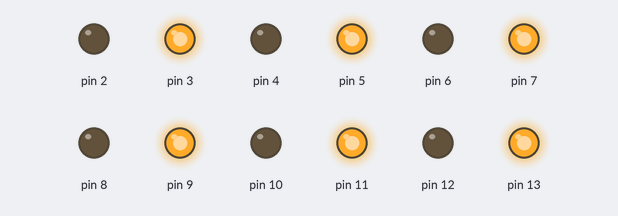
The sketch below on a simulated Arduino Uno, built with avr-gcc and run on an emulated ATmega328P. Shown: output pins drawn as LEDs (lit = HIGH).

Above: at 0.05 s.
At 3.99 s:
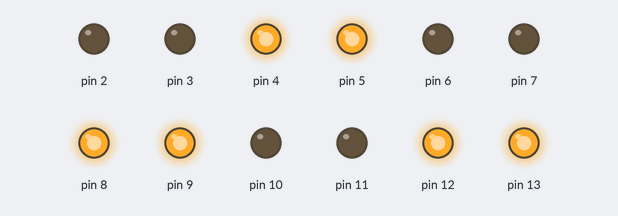
At 5.91 s:
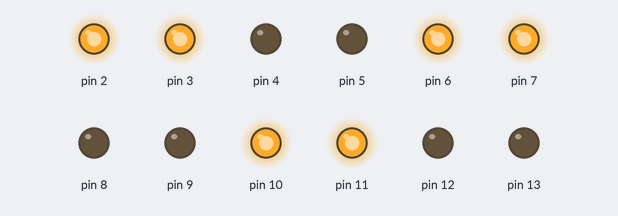
At 7.89 s:
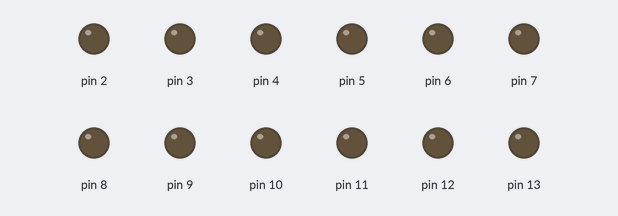
At 11.79 s:
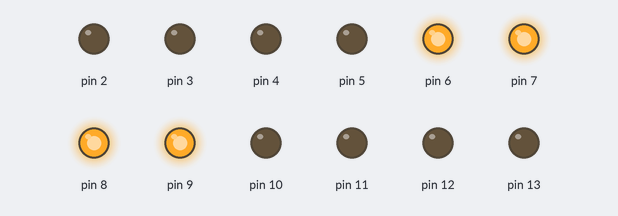
At 15.79 s:
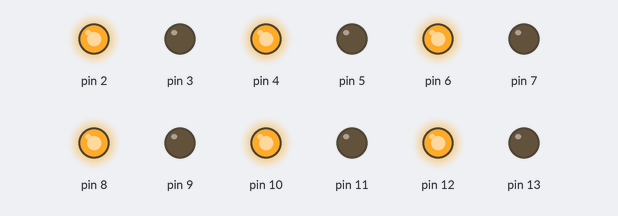
Timing chart, 0 to 16.1 s (numbered marks = the images above):
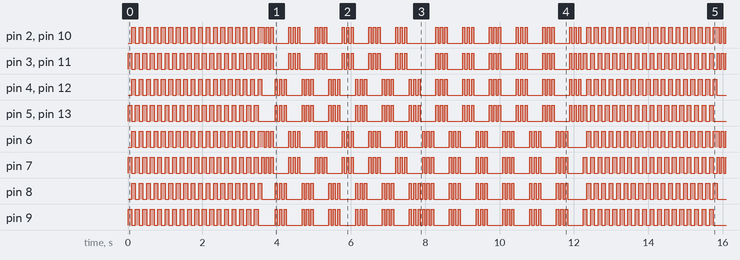

The sketch:

flasher_DOS.ino
```cpp
byte x = 0;
byte i = 0;
byte j = 0;
byte modes[5]{0,1,1,1,0};
void setup() {
  // initialize digital pin 13 as an output.
  pinMode(13, OUTPUT);
   pinMode(12, OUTPUT);
    pinMode(11, OUTPUT);
    pinMode(10, OUTPUT);
   pinMode(9, OUTPUT);
    pinMode(8, OUTPUT);
    pinMode(7, OUTPUT);
   pinMode(6, OUTPUT);
    pinMode(5, OUTPUT);
    pinMode(4, OUTPUT);
   pinMode(3, OUTPUT);
    pinMode(2, OUTPUT);
}

void loop() {
if(modes[0] == 1){
  for(j=0;j<2;j++){ //mode repeat
  for(i=2; i<14; i++){
digitalWrite(i, HIGH);
delay(40);
digitalWrite(i, LOW);
  }
    for(i=13; i>1; i--){
digitalWrite(i, HIGH);
delay(40);
digitalWrite(i, LOW);
  }
  }
}

if(modes[1] ==1){
 for(j=0;j<18;j++){       //mode repeat

 digitalWrite(2,LOW);
  digitalWrite(3,HIGH);
  digitalWrite(4,LOW);
  digitalWrite(5,HIGH);
  digitalWrite(6,LOW);
  digitalWrite(7,HIGH);
  digitalWrite(8,LOW);
  digitalWrite(9,HIGH);
  digitalWrite(10,LOW);
  digitalWrite(11,HIGH);
  digitalWrite(12,LOW);
  digitalWrite(13,HIGH);

  delay(100);

  digitalWrite(2,HIGH);
  digitalWrite(3,LOW);
  digitalWrite(4,HIGH);
  digitalWrite(5,LOW);
     digitalWrite(6,HIGH);
  digitalWrite(7,LOW);
  digitalWrite(8,HIGH);
  digitalWrite(9,LOW);
  digitalWrite(10,HIGH);
  digitalWrite(11,LOW);
  digitalWrite(12,HIGH);
  digitalWrite(13,LOW);


  delay(100);
 }
 for(i=2;i<14;i++){
  digitalWrite(i,LOW);
 }
}
if(modes[2] == 1){
for(j=0;j<6;j++){         //mode repeat
for(i=0;i<3;i++){
digitalWrite(2, HIGH);
digitalWrite(3, HIGH);
   digitalWrite(6,HIGH);
  digitalWrite(7,HIGH);
  digitalWrite(10,HIGH);
  digitalWrite(11,HIGH);
  delay(60);
  digitalWrite(2, LOW);
digitalWrite(3, LOW);
   digitalWrite(6,LOW);
  digitalWrite(7,LOW);
  digitalWrite(10,LOW);
  digitalWrite(11,LOW);
delay(60);
}
for(i=0;i<3;i++){

  digitalWrite(4,HIGH);
  digitalWrite(5,HIGH);
  digitalWrite(8,HIGH);
  digitalWrite(9,HIGH);
  digitalWrite(12,HIGH);
  digitalWrite(13,HIGH);
  delay(60);

  digitalWrite(4,LOW);
  digitalWrite(5,LOW);
   digitalWrite(8,LOW);
  digitalWrite(9,LOW);
  digitalWrite(12,LOW);
  digitalWrite(13,LOW);
delay(60);
}
}
}
if(modes[3] == 1){
for(j=0;j<6;j++){           //mode repeat
 for(i=0;i<3;i++){
   digitalWrite(6,HIGH);
  digitalWrite(7,HIGH);
  digitalWrite(8,HIGH);
  digitalWrite(9,HIGH);
  delay(60);
   digitalWrite(6,LOW);
  digitalWrite(7,LOW);
  digitalWrite(8,LOW);
  digitalWrite(9,LOW);
delay(60);
 }

for(i=0;i<3;i++){
  digitalWrite(2,HIGH);
  digitalWrite(3,HIGH);
  digitalWrite(4,HIGH);
  digitalWrite(5,HIGH);
  digitalWrite(10,HIGH);
  digitalWrite(11,HIGH);
  digitalWrite(12,HIGH);
  digitalWrite(13,HIGH);
  delay(60);
     digitalWrite(2,LOW);
  digitalWrite(3,LOW);
  digitalWrite(4,LOW);
  digitalWrite(5,LOW);
   digitalWrite(10,LOW);
  digitalWrite(11,LOW);
  digitalWrite(12,LOW);
  digitalWrite(13,LOW);
delay(60);
}
}
}
if(modes[4] == 1){
 for(j=0;j<6;j++){        //mode repeat
  digitalWrite(2,HIGH);
  digitalWrite(3,HIGH);
  digitalWrite(4,HIGH);
digitalWrite(5,HIGH);
  digitalWrite(6,HIGH);
  digitalWrite(7,HIGH);
  digitalWrite(8,HIGH);
  digitalWrite(9,HIGH);
  digitalWrite(10,HIGH);
  digitalWrite(11,HIGH);
  digitalWrite(12,HIGH);
  digitalWrite(13,HIGH);

delay(60);
//
  digitalWrite(2,LOW);
  digitalWrite(3,LOW);
  digitalWrite(4,LOW);
  digitalWrite(5,LOW);
     digitalWrite(6,LOW);
  digitalWrite(7,LOW);
  digitalWrite(8,LOW);
  digitalWrite(9,LOW);
  digitalWrite(10,LOW);
  digitalWrite(11,LOW);
  digitalWrite(12,LOW);
  digitalWrite(13,LOW);
    delay(60);
 }
}
}
```

Measured:
- by itself, pin 2, pin 3, pin 5, pin 6, pin 8–11, pin 13: moves between LOW and HIGH, repeating every 12.2 s
- by itself, pin 4, pin 7, pin 12: moves between LOW and HIGH, repeating every 12.0 s
- by itself, everything shown: repeats every 12.2 s, in 180 steps
